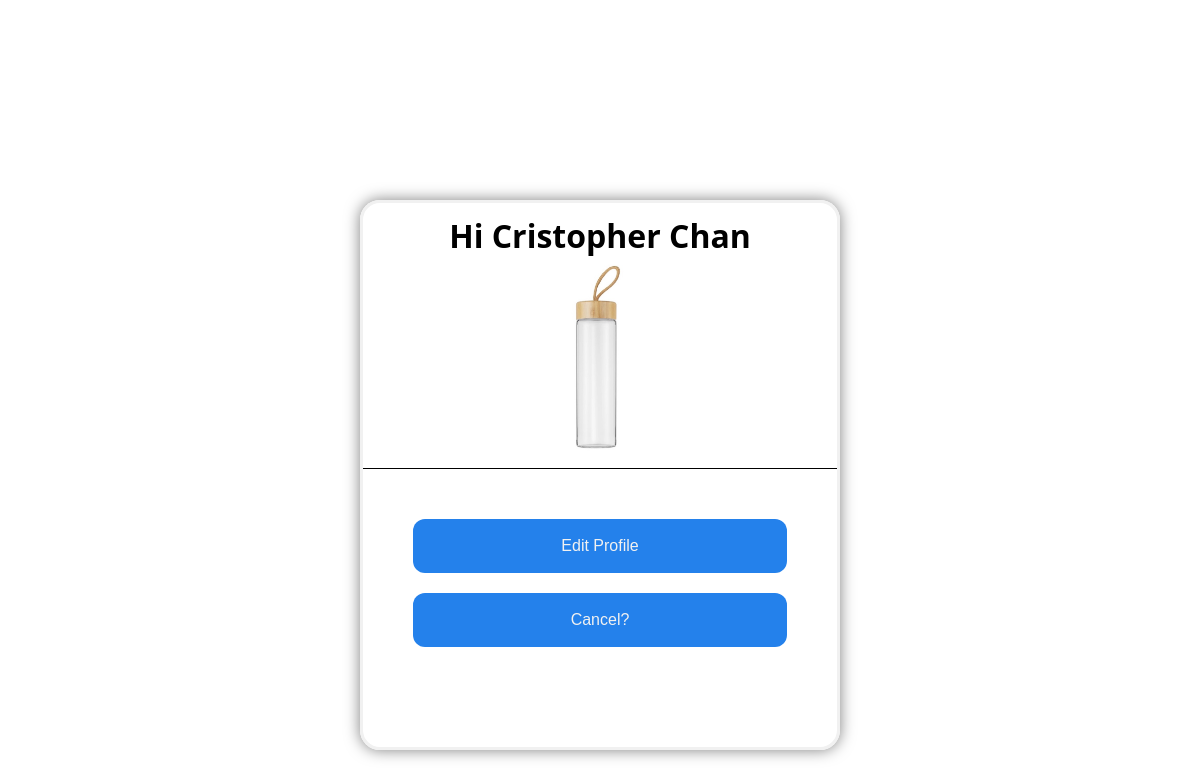
Page /profile.php (signed in) on the committed database.
### tables this page shows
CREATE TABLE `user_form` (
  `id` int(100) NOT NULL,
  `fname` varchar(100) NOT NULL,
  `lname` varchar(220) NOT NULL,
  `email` varchar(100) NOT NULL,
  `password` varchar(100) NOT NULL,
  `img` text NOT NULL,
  `user_type` varchar(100) NOT NULL
);

### session.php (called while the page is built)
<?php
include_once("connection.php");
$user_id = $_SESSION['user_id'];
if(isset($_SESSION['user_id'])){
	$userQuery = $conn->prepare("SELECT fname, lname, img FROM user_form WHERE id = '$user_id'");
	$userQuery->execute();
	while($data = $userQuery->fetch()){
		$pangalan = $data['fname'];
		$apelyido = $data['lname'];
		$picture = $data['img'];
	}
} else {
	header("Location:login.php");
	die();
}
?>

### profile.php (the view, shortened to what this page needs)
<?php
include_once("connection.php");
include_once("session.php");
?>
<!DOCTYPE html>
<html lang="en">
<head>
  <link rel="stylesheet" href="profile-style.css">
</head>
<body>
  <form action="process.php" method="post">
    <div class="imgcontainer">
      <h1 class="welcome">Hi <?php echo $pangalan." ".$apelyido;?></h1>
      <img class="logo" src="images/<?php echo $picture;?>" alt="User Profile" >
    </div>
    <div class="con">
    <div class="container" >
    <a class="edit" href="edit.php?uid=<?php echo $user_id  ;?>">Edit Profile</a>
    </div>
    <div class="container-1" >
      <a class="cancel" href="index.php">Cancel?</a></span>
    </div>
    </div>
  </form>
</body>
</html>

### profile-style.css (style rules this page uses)
* { padding: 0; margin: 0; text-decoration: none; list-style: none; box-sizing: border-box; }
body { font-family: Arial, Helvetica, sans-serif; }
form { border: 3px solid #f1f1f1; width: 40vw; text-align: center; margin: auto; margin-top: 200px; margin-bottom: 200px; height: 550px; border-radius: 20px; box-shadow: 0 0 15px rgba(0,0,0,.5); }
.con { width: 100%; border-top: solid black 1px; padding: 50px; margin: auto; }
h1 { color:black; text-transform: capitalize; font-family: system-ui, -apple-system, BlinkMacSystemFont, 'Segoe UI', Roboto, Oxygen, Ubuntu, Cantarell, 'Open Sans', 'Helvetica Neue', sans-serif; }
.logo { width: 200px; border-radius: 20px; }
.imgcontainer { text-align: center; margin: 10px 0 6px 0; padding: 1px; }
.cancel, .edit { font-size: 16px; color: #f1f1f1; }
.container { padding: 18px; text-align: center; font-size: 12px; background: rgb(36, 129, 235); margin: auto; width: 100%; border-radius: 12px; }
.container-1 { padding: 18px; text-align: center; font-size: 12px; background: rgb(36, 129, 235); width: 100%; margin: 20px auto; border-radius: 12px; }

### rows in the picture
user_form: fname "Cristopher", lname "Chan", img (picture)
